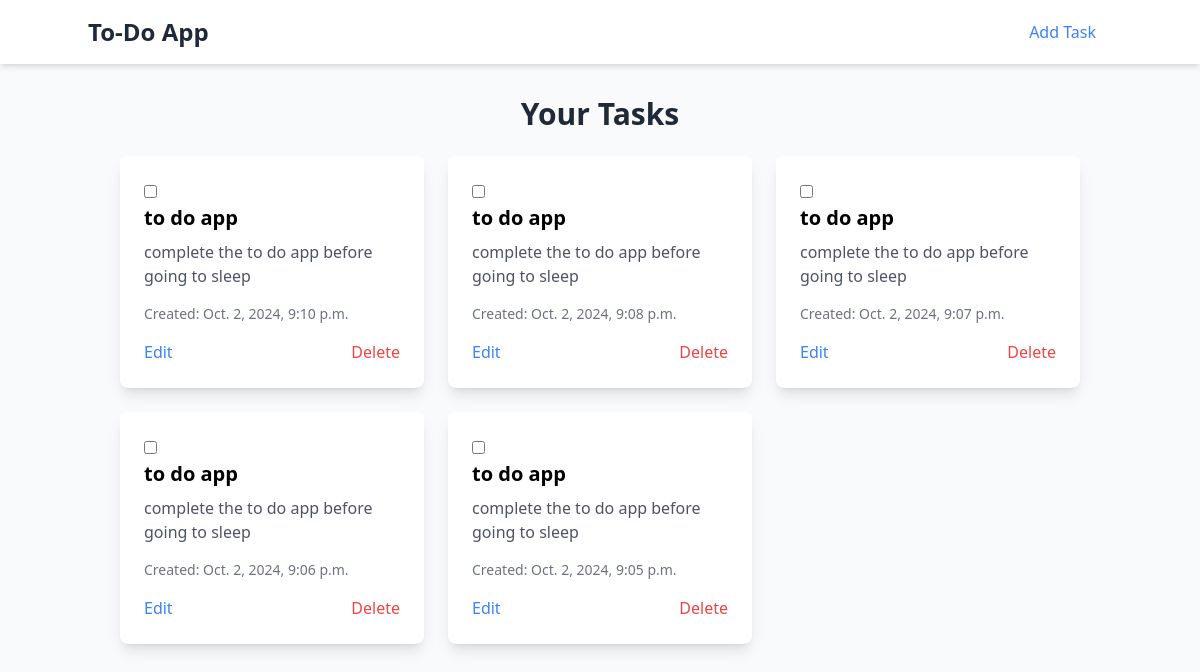
Before: / (signed in) with the older database file.
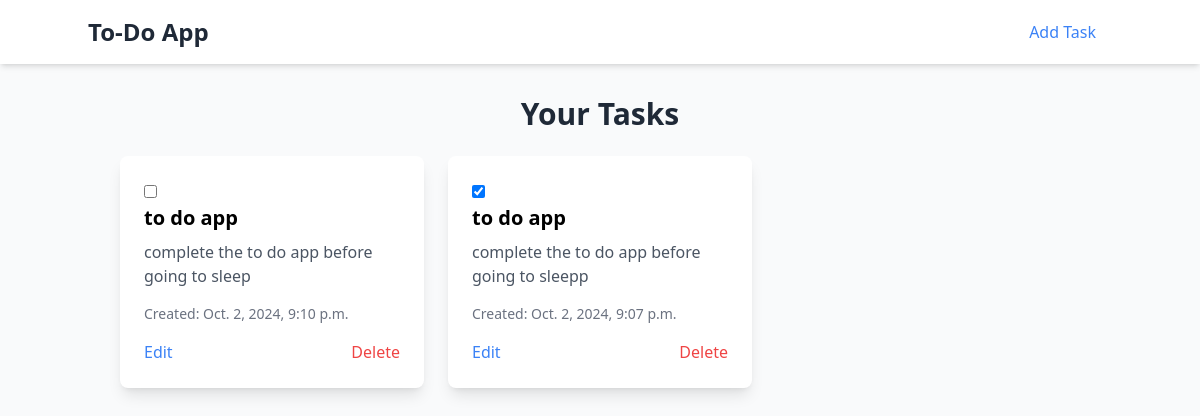
After: the same page with the newer database file.
### tasks/models.py (models this page shows, shortened)
class Tasks(models.Model):
    name = models.CharField(max_length=200)
    description = models.TextField(blank=True)
    completed = models.BooleanField(default=False)
    created_at = models.DateTimeField(auto_now_add=True)
    user = models.ForeignKey(User, on_delete=models.CASCADE)

### tasks/views.py (the view)
# urls.py: path('', views.TaskList, name="index"),
def TaskList(request):
    tasks = Tasks.objects.filter(user=request.user).order_by("-created_at")
    context = {
        "tasks": tasks
    }
    return render(request, 'tasks/task_list.html', context)

### templates/tasks/task_list.html
{% extends 'partials/base.html' %}
{% block content %}
<h2 class="text-center text-3xl font-bold mb-6 text-gray-800">Your Tasks</h2>
<div class="grid grid-cols-1 md:grid-cols-2 lg:grid-cols-3 gap-6">
    {% for task in tasks %}
    <div class="bg-white rounded-lg shadow-lg p-6">
        <input type="checkbox" onchange="document.location.href='{% url 'tasks:task-toggle' task.pk %}'" {% if task.completed %}checked{% endif %}>
       <a href="{%url 'tasks:task-detail' task.pk%}"> <h3 class="text-xl font-semibold mb-2">{{ task.name }}</a></h3>
        <p class="text-gray-600 mb-4">{{ task.description }}</p>
        <p class="text-sm text-gray-500">Created: {{ task.created_at }}</p>
        <div class="flex justify-between mt-4">
            <a href="{% url 'tasks:task-update' task.pk %}" class="text-blue-500 hover:text-blue-700">Edit</a>
            <a href="{% url 'tasks:task-delete' task.pk %}" class="text-red-500 hover:text-red-700">Delete</a>
        </div>
    </div>
    {% endfor %}
</div>
{% endblock %}

Changed rows visible on the page:
removed Tasks: name "to do app", description "complete the to do app before going to sleep", created_at "Oct. 2, 2024, 9:08 p.m."
removed Tasks: name "to do app", description "complete the to do app before going to sleep", created_at "Oct. 2, 2024, 9:06 p.m."
removed Tasks: name "to do app", description "complete the to do app before going to sleep", created_at "Oct. 2, 2024, 9:05 p.m."
changed Tasks: completed "☐" → "☑"; description "complete the to do app before going to sleep" → "complete the to do app before going to sleepp"
